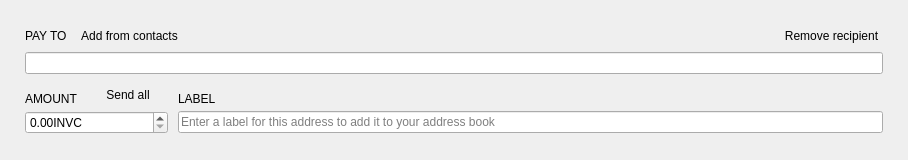
<?xml version="1.0" encoding="UTF-8"?>
<ui version="4.0">
 <class>TransferFrame</class>
 <widget class="QFrame" name="TransferFrame">
  <property name="geometry">
   <rect>
    <x>0</x>
    <y>0</y>
    <width>908</width>
    <height>160</height>
   </rect>
  </property>
  <property name="sizePolicy">
   <sizepolicy hsizetype="Preferred" vsizetype="Preferred">
    <horstretch>0</horstretch>
    <verstretch>150</verstretch>
   </sizepolicy>
  </property>
  <property name="minimumSize">
   <size>
    <width>0</width>
    <height>160</height>
   </size>
  </property>
  <property name="maximumSize">
   <size>
    <width>16777215</width>
    <height>160</height>
   </size>
  </property>
  <property name="windowTitle">
   <string>Frame</string>
  </property>
  <property name="styleSheet">
   <string notr="true"/>
  </property>
  <property name="frameShape">
   <enum>QFrame::NoFrame</enum>
  </property>
  <property name="frameShadow">
   <enum>QFrame::Plain</enum>
  </property>
  <layout class="QVBoxLayout" name="verticalLayout">
   <property name="spacing">
    <number>10</number>
   </property>
   <property name="leftMargin">
    <number>25</number>
   </property>
   <property name="rightMargin">
    <number>25</number>
   </property>
   <item>
    <spacer name="verticalSpacer_2">
     <property name="orientation">
      <enum>Qt::Vertical</enum>
     </property>
     <property name="sizeHint" stdset="0">
      <size>
       <width>20</width>
       <height>40</height>
      </size>
     </property>
    </spacer>
   </item>
   <item>
    <layout class="QGridLayout" name="gridLayout">
     <property name="verticalSpacing">
      <number>5</number>
     </property>
     <item row="0" column="0">
      <widget class="WalletGui::WalletNormalGrayTextLabel" name="m_payToTextLabel">
       <property name="sizePolicy">
        <sizepolicy hsizetype="Minimum" vsizetype="Minimum">
         <horstretch>0</horstretch>
         <verstretch>0</verstretch>
        </sizepolicy>
       </property>
       <property name="text">
        <string>PAY TO</string>
       </property>
       <property name="alignment">
        <set>Qt::AlignLeading|Qt::AlignLeft|Qt::AlignVCenter</set>
       </property>
       <property name="margin">
        <number>0</number>
       </property>
       <property name="indent">
        <number>0</number>
       </property>
      </widget>
     </item>
     <item row="0" column="1">
      <widget class="WalletGui::WalletTinyLinkLikeButton" name="m_addressBookButton">
       <property name="sizePolicy">
        <sizepolicy hsizetype="Preferred" vsizetype="Minimum">
         <horstretch>0</horstretch>
         <verstretch>0</verstretch>
        </sizepolicy>
       </property>
       <property name="cursor">
        <cursorShape>PointingHandCursor</cursorShape>
       </property>
       <property name="focusPolicy">
        <enum>Qt::NoFocus</enum>
       </property>
       <property name="layoutDirection">
        <enum>Qt::LeftToRight</enum>
       </property>
       <property name="text">
        <string>Add from contacts</string>
       </property>
       <property name="flat">
        <bool>true</bool>
       </property>
      </widget>
     </item>
     <item row="0" column="2">
      <spacer name="horizontalSpacer">
       <property name="orientation">
        <enum>Qt::Horizontal</enum>
       </property>
       <property name="sizeHint" stdset="0">
        <size>
         <width>318</width>
         <height>10</height>
        </size>
       </property>
      </spacer>
     </item>
     <item row="0" column="3" alignment="Qt::AlignBottom">
      <widget class="WalletGui::WalletTinyLinkLikeButton" name="m_removeButton">
       <property name="sizePolicy">
        <sizepolicy hsizetype="Preferred" vsizetype="Minimum">
         <horstretch>0</horstretch>
         <verstretch>0</verstretch>
        </sizepolicy>
       </property>
       <property name="cursor">
        <cursorShape>PointingHandCursor</cursorShape>
       </property>
       <property name="focusPolicy">
        <enum>Qt::NoFocus</enum>
       </property>
       <property name="text">
        <string>Remove recipient</string>
       </property>
       <property name="flat">
        <bool>true</bool>
       </property>
      </widget>
     </item>
     <item row="1" column="0" colspan="4">
      <widget class="WalletGui::ClearableLineEdit" name="m_sendAddressEdit">
       <property name="styleSheet">
        <string notr="true">[errorState=&quot;true&quot;] {
  border-color: #ef3131;
}</string>
       </property>
      </widget>
     </item>
    </layout>
   </item>
   <item>
    <layout class="QGridLayout" name="gridLayout_2">
     <property name="verticalSpacing">
      <number>5</number>
     </property>
     <item row="0" column="0">
      <widget class="WalletGui::WalletNormalGrayTextLabel" name="m_amountTextLabel">
       <property name="sizePolicy">
        <sizepolicy hsizetype="Minimum" vsizetype="Minimum">
         <horstretch>0</horstretch>
         <verstretch>0</verstretch>
        </sizepolicy>
       </property>
       <property name="text">
        <string>AMOUNT</string>
       </property>
       <property name="alignment">
        <set>Qt::AlignBottom|Qt::AlignLeading|Qt::AlignLeft</set>
       </property>
       <property name="indent">
        <number>0</number>
       </property>
      </widget>
     </item>
     <item row="0" column="1">
      <widget class="WalletGui::WalletTinyLinkLikeButton" name="m_sendAllButton">
       <property name="sizePolicy">
        <sizepolicy hsizetype="Minimum" vsizetype="Minimum">
         <horstretch>0</horstretch>
         <verstretch>0</verstretch>
        </sizepolicy>
       </property>
       <property name="cursor">
        <cursorShape>PointingHandCursor</cursorShape>
       </property>
       <property name="focusPolicy">
        <enum>Qt::NoFocus</enum>
       </property>
       <property name="layoutDirection">
        <enum>Qt::LeftToRight</enum>
       </property>
       <property name="text">
        <string>Send all</string>
       </property>
       <property name="flat">
        <bool>true</bool>
       </property>
      </widget>
     </item>
     <item row="0" column="2">
      <widget class="WalletGui::WalletNormalGrayTextLabel" name="m_labelTextLabel">
       <property name="text">
        <string>LABEL</string>
       </property>
       <property name="alignment">
        <set>Qt::AlignBottom|Qt::AlignLeading|Qt::AlignLeft</set>
       </property>
       <property name="indent">
        <number>0</number>
       </property>
      </widget>
     </item>
     <item row="1" column="0" colspan="2">
      <widget class="QDoubleSpinBox" name="m_sendAmountSpin">
       <property name="maximumSize">
        <size>
         <width>16777215</width>
         <height>16777215</height>
        </size>
       </property>
       <property name="focusPolicy">
        <enum>Qt::ClickFocus</enum>
       </property>
       <property name="layoutDirection">
        <enum>Qt::LeftToRight</enum>
       </property>
       <property name="styleSheet">
        <string notr="true">[errorState=&quot;true&quot;] {
  border-color: #ef3131;
}</string>
       </property>
       <property name="buttonSymbols">
        <enum>QAbstractSpinBox::UpDownArrows</enum>
       </property>
       <property name="suffix">
        <string notr="true">INVC</string>
       </property>
       <property name="decimals">
        <number>2</number>
       </property>
       <property name="minimum">
        <double>0.000000000000000</double>
       </property>
       <property name="maximum">
        <double>2618000000.000000000000000</double>
       </property>
      </widget>
     </item>
     <item row="1" column="2">
      <widget class="WalletGui::ClearableLineEdit" name="m_sendLabelEdit">
       <property name="styleSheet">
        <string notr="true">[errorState=&quot;true&quot;] {
  border-color: #ef3131;
}</string>
       </property>
       <property name="placeholderText">
        <string>Enter a label for this address to add it to your address book</string>
       </property>
      </widget>
     </item>
    </layout>
   </item>
   <item>
    <spacer name="verticalSpacer">
     <property name="orientation">
      <enum>Qt::Vertical</enum>
     </property>
     <property name="sizeHint" stdset="0">
      <size>
       <width>20</width>
       <height>40</height>
      </size>
     </property>
    </spacer>
   </item>
  </layout>
 </widget>
 <customwidgets>
  <customwidget>
   <class>WalletGui::WalletTinyLinkLikeButton</class>
   <extends>QPushButton</extends>
   <header>Gui/Common/WalletLinkLikeButton.h</header>
  </customwidget>
  <customwidget>
   <class>WalletGui::WalletNormalGrayTextLabel</class>
   <extends>QLabel</extends>
   <header>Gui/Common/WalletTextLabel.h</header>
  </customwidget>
  <customwidget>
   <class>WalletGui::ClearableLineEdit</class>
   <extends>QLineEdit</extends>
   <header>Gui/Common/ClearableLineEdit.h</header>
  </customwidget>
 </customwidgets>
 <tabstops>
  <tabstop>m_sendAddressEdit</tabstop>
  <tabstop>m_sendAmountSpin</tabstop>
  <tabstop>m_sendLabelEdit</tabstop>
  <tabstop>m_addressBookButton</tabstop>
  <tabstop>m_removeButton</tabstop>
 </tabstops>
 <resources/>
 <connections>
  <connection>
   <sender>m_removeButton</sender>
   <signal>clicked()</signal>
   <receiver>TransferFrame</receiver>
   <slot>deleteLater()</slot>
   <hints>
    <hint type="sourcelabel">
     <x>797</x>
     <y>41</y>
    </hint>
    <hint type="destinationlabel">
     <x>445</x>
     <y>79</y>
    </hint>
   </hints>
  </connection>
  <connection>
   <sender>m_addressBookButton</sender>
   <signal>clicked()</signal>
   <receiver>TransferFrame</receiver>
   <slot>addressBookClicked()</slot>
   <hints>
    <hint type="sourcelabel">
     <x>136</x>
     <y>41</y>
    </hint>
    <hint type="destinationlabel">
     <x>445</x>
     <y>79</y>
    </hint>
   </hints>
  </connection>
  <connection>
   <sender>m_sendAddressEdit</sender>
   <signal>textChanged(QString)</signal>
   <receiver>TransferFrame</receiver>
   <slot>labelOrAddressChanged(QString)</slot>
   <hints>
    <hint type="sourcelabel">
     <x>445</x>
     <y>56</y>
    </hint>
    <hint type="destinationlabel">
     <x>445</x>
     <y>79</y>
    </hint>
   </hints>
  </connection>
  <connection>
   <sender>m_sendLabelEdit</sender>
   <signal>textChanged(QString)</signal>
   <receiver>TransferFrame</receiver>
   <slot>labelOrAddressChanged(QString)</slot>
   <hints>
    <hint type="sourcelabel">
     <x>582</x>
     <y>128</y>
    </hint>
    <hint type="destinationlabel">
     <x>445</x>
     <y>79</y>
    </hint>
   </hints>
  </connection>
  <connection>
   <sender>m_sendAmountSpin</sender>
   <signal>valueChanged(QString)</signal>
   <receiver>TransferFrame</receiver>
   <slot>amountStringChanged(QString)</slot>
   <hints>
    <hint type="sourcelabel">
     <x>124</x>
     <y>124</y>
    </hint>
    <hint type="destinationlabel">
     <x>453</x>
     <y>79</y>
    </hint>
   </hints>
  </connection>
  <connection>
   <sender>m_sendAddressEdit</sender>
   <signal>textChanged(QString)</signal>
   <receiver>TransferFrame</receiver>
   <slot>addressChanged(QString)</slot>
   <hints>
    <hint type="sourcelabel">
     <x>453</x>
     <y>69</y>
    </hint>
    <hint type="destinationlabel">
     <x>453</x>
     <y>79</y>
    </hint>
   </hints>
  </connection>
  <connection>
   <sender>m_sendAllButton</sender>
   <signal>clicked()</signal>
   <receiver>TransferFrame</receiver>
   <slot>sendAllClicked()</slot>
   <hints>
    <hint type="sourcelabel">
     <x>136</x>
     <y>97</y>
    </hint>
    <hint type="destinationlabel">
     <x>453</x>
     <y>79</y>
    </hint>
   </hints>
  </connection>
 </connections>
 <slots>
  <slot>addressBookClicked()</slot>
  <slot>pasteClicked()</slot>
  <slot>labelOrAddressChanged(QString)</slot>
  <slot>addressChanged(QString)</slot>
  <slot>amountStringChanged(QString)</slot>
  <slot>sendAllClicked()</slot>
 </slots>
</ui>
